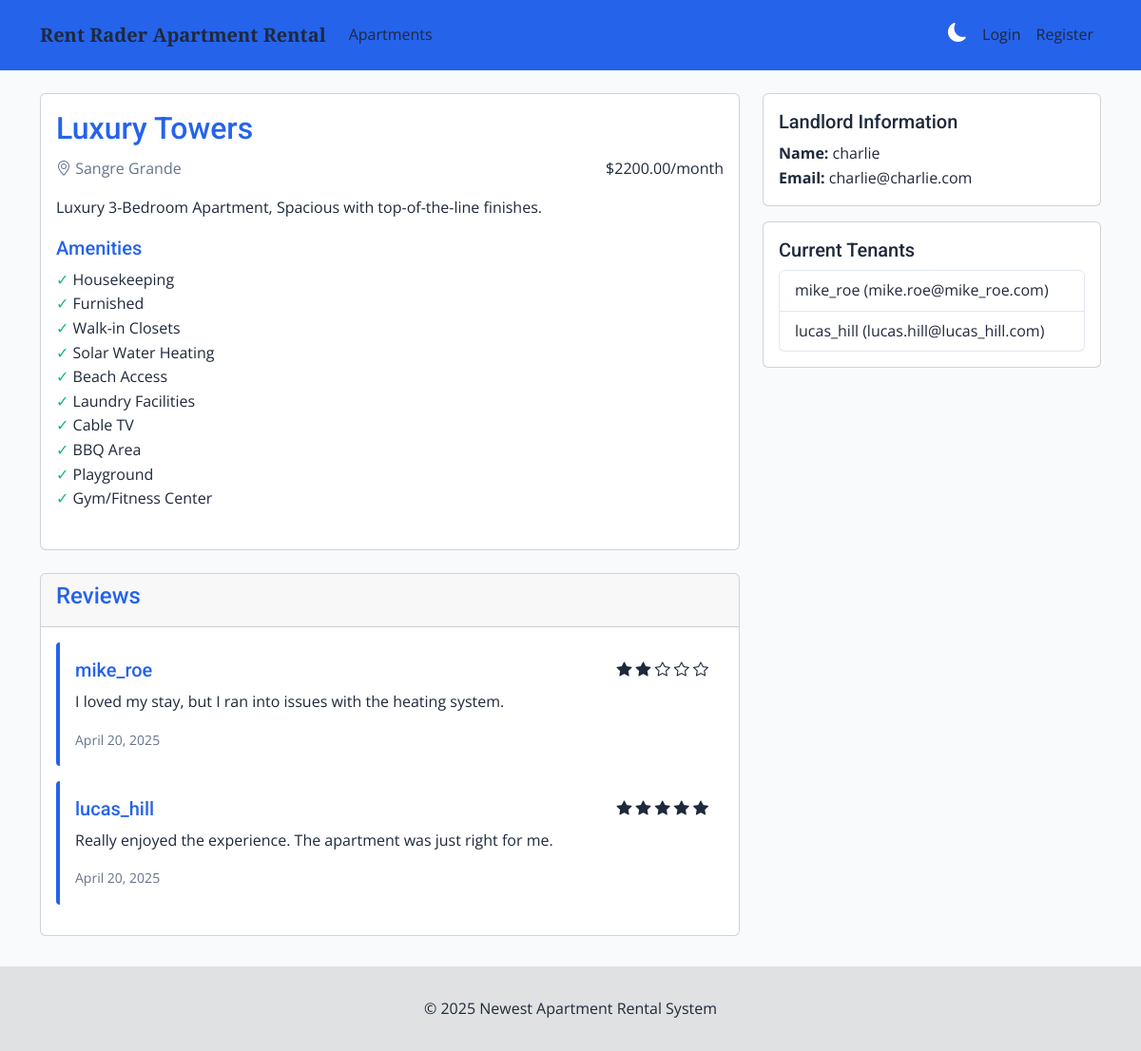
Screenshot of /apartments/4 with the database file from the repository.
### App/models/apartment.py (models this page shows, shortened)
class Apartment(db.Model):
    id = db.Column(db.Integer, primary_key=True)
    title = db.Column(db.String(150), nullable=False)
    description = db.Column(db.Text, nullable=False)
    location = db.Column(db.String(200), nullable=False)
    price = db.Column(db.Float, nullable=False)
    landlord_id = db.Column(db.Integer, db.ForeignKey('landlord.id'), nullable=False)  # Changed from 'user.id' to 'landlord.id'
    landlord = db.relationship('Landlord', back_populates='apartments_owned')  # Changed from 'User' to 'Landlord'
    amenities = db.Column(db.PickleType, nullable=False, default=list)
    lease_code = db.Column(db.String(32), unique=True, nullable=False)
    tenants = db.relationship('Tenant', back_populates='apartment')
    reviews = db.relationship('Review', back_populates='apartment', lazy=True, cascade="all, delete-orphan")

### App/models/review.py (models this page shows, shortened)
class Review(db.Model):
    id = db.Column(db.Integer, primary_key=True)
    comment = db.Column(db.Text, nullable=False)
    rating = db.Column(db.Integer, nullable=False)
    tenant_id = db.Column(db.Integer, db.ForeignKey('tenant.id'), nullable=False)  # Reference to Tenant
    tenant = db.relationship('Tenant', back_populates='reviews')  # Define reverse relationship
    apartment_id = db.Column(db.Integer, db.ForeignKey('apartment.id'), nullable=False)  # Reference to Apartment
    apartment = db.relationship('Apartment', back_populates='reviews')  # Define reverse relationship
    created_at = db.Column(db.DateTime, default=datetime.utcnow)  # Automatically set the current time when a review is created

### App/models/tenant.py (models this page shows, shortened)
class Tenant(db.Model):
    id = db.Column(db.Integer, primary_key=True)
    username = db.Column(db.String(100), nullable=False, unique=True)
    email = db.Column(db.String(120), nullable=False, unique=True)
    password_hash = db.Column(db.String(255), nullable=False)
    apartment_id = db.Column(db.Integer, db.ForeignKey('apartment.id'), nullable=False)  # Reference to Apartment
    apartment = db.relationship('Apartment', back_populates='tenants')  # Define reverse relationship
    reviews = db.relationship('Review', back_populates='tenant', lazy=True, cascade="all, delete-orphan")

### App/models/landlord.py (models this page shows, shortened)
class Landlord(db.Model):
    id = db.Column(db.Integer, primary_key=True)
    username = db.Column(db.String(100), unique=True, nullable=False)
    email = db.Column(db.String(120), unique=True, nullable=False)
    password_hash = db.Column(db.String(255), nullable=False)
    apartments_owned = db.relationship('Apartment', back_populates='landlord', cascade="all, delete-orphan")

### App/main.py (the view)
    @app.route('/apartments/<int:apartment_id>')
    @jwt_required(optional=True)
    def apartment_detail(apartment_id):
        apartment = Apartment.query.get_or_404(apartment_id)
        reviews = Review.query.filter_by(apartment_id=apartment_id).all()
        tenants = Tenant.query.filter_by(apartment_id=apartment_id).all()
        current_user = get_jwt_identity()
        has_reviewed = False
        can_review = False
        if current_user and current_user.get('role') == 'tenant':
            tenant = Tenant.query.get(current_user.get('id'))
            if tenant and tenant.apartment_id == apartment_id:
                can_review = True
                has_reviewed = Review.query.filter_by(tenant_id=tenant.id, apartment_id=apartment_id).first() is not None
        return render_template('apartment_detail.html',
                            apartment=apartment,
                            reviews=reviews,
                            tenants=tenants,
                            has_reviewed=has_reviewed,
                            can_review=can_review,
                            current_user=current_user)

### App/templates/apartment_detail.html (shortened to what this page needs)
{% extends "base.html" %}
{% block content %}
<div class="row">
    <div class="col-md-8">
        <div class="card mb-4">
            <div class="card-body">
                <h2>{{ apartment.title }}</h2>
                <p class="text-muted">
                    <i class="bi bi-geo-alt"></i> {{ apartment.location }}
                    <span class="float-end">${{ "%.2f"|format(apartment.price) }}/month</span>
                </p>
                <p>{{ apartment.description }}</p>
                <div class="mb-4">
                    <h5>Amenities</h5>
                    <ul class="amenities-list">
                        {% for amenity in apartment.amenities %}
                            <li>{{ amenity }}</li>
                        {% endfor %}
                    </ul>
                </div>
            </div>
        </div>
        <div class="card">
            <div class="card-header">
                <h4>Reviews</h4>
            </div>
            <div class="card-body">
                {% if reviews %}
                    {% for review in reviews %}
                        <div class="review-card p-3 mb-3">
                            <div class="d-flex justify-content-between">
                                <h5>{{ review.tenant.username }}</h5>
                                <div class="star-rating">
                                    {% for i in range(review.rating) %}
                                        <i class="bi bi-star-fill"></i>
                                    {% endfor %}
                                    {% for i in range(5 - review.rating) %}
                                        <i class="bi bi-star"></i>
                                    {% endfor %}
                                </div>
                            </div>
                            <p>{{ review.comment }}</p>
                            <small class="text-muted">
                                {{ review.created_at.strftime('%B %d, %Y') }}
                            </small>
                        </div>
                    {% endfor %}
                {% else %}
                    <p>No reviews yet.</p>
                {% endif %}
            </div>
        </div>
    </div>
    <div class="col-md-4">
        <div class="card">
            <div class="card-body">
                <h5 class="card-title">Landlord Information</h5>
                <p class="card-text">
                    <strong>Name:</strong> {{ apartment.landlord.username }}<br>
                    <strong>Email:</strong> {{ apartment.landlord.email }}
                </p>
            </div>
        </div>
        <div class="card mt-3">
            <div class="card-body">
                <h5 class="card-title">Current Tenants</h5>
                {% if tenants %}
                    <ul class="list-group">
                        {% for tenant in tenants %}
                            <li class="list-group-item">
                                {{ tenant.username }} ({{ tenant.email }})
                            </li>
                        {% endfor %}
                    </ul>
                {% else %}
                    <p>No current tenants.</p>
                {% endif %}
            </div>
        </div>
    </div>
</div>
{% endblock %}

### App/templates/base.html (style rules this page uses)
:root { --primary-color-1: #2563eb; --primary-color-2: #1d4ed8; --primary-bg-color-1: #f8fafc; --primary-bg-color-2: #e2e8f0; --secondary-color-1: #10b981; --secondary-color-2: #059669; --accent-color: #f59e0b; --danger-color: #ef4444; --text-color: #1e293b; --text-muted: #64748b; --card-bg: #ffffff; --card-shadow: 0 4px 6px -1px rgba(0, 0, 0, 0.1), 0 2px 4px -1px rgba(0, 0, 0, 0.06); --heading-font: 'Roboto', sans-serif; --subheading-font: 'Open Sans', sans-serif; --title-font: 'Playfair Display', serif; --radius-sm: 0.25rem; --radius-md: 0.5rem; --radius-lg: 0.75rem; --transition-all: all 0.3s ease; }
html, body { margin: 0; padding: 0; min-height: 100vh; background-color: var(--primary-bg-color-1); color: var(--text-color); font-family: var(--subheading-font); line-height: 1.6; transition: var(--transition-all); }
h1, h2, h3, h4, h5, h6 { font-family: var(--heading-font); color: var(--primary-color-1); margin-top: 0; line-height: 1.3; }
.amenities-list { list-style-type: none; padding-left: 0; }
.amenities-list li:before { content: "✓ "; color: var(--secondary-color-1); }
.star-rating { color: var(--accent-color); }
.review-card { margin-bottom: 20px; border-left: 4px solid var(--primary-color-1); background-color: var(--card-bg); padding: 1rem; border-radius: var(--radius-sm); }
.text-muted { color: var(--text-muted) !important; }
.list-group-item { background-color: var(--card-bg); color: var(--text-color); border-color: var(--primary-bg-color-2); }
body, p, span, div, a:not(.btn), li, td, th, label, .nav-link, .list-group-item { color: var(--text-color) !important; }

### rows the page displays
Apartment: title "Luxury Towers", location "Sangre Grande", price "2200.00", description "Luxury 3-Bedroom Apartment, Spacious with top-of-the-line finishes."
Review: tenant.username "mike_roe", rating 2 (drawn), comment "I loved my stay, but I ran into issues with the heating system.", created_at "April 20, 2025"
Review: tenant.username "lucas_hill", rating 5 (drawn), comment "Really enjoyed the experience. The apartment was just right for me.", created_at "April 20, 2025"
Landlord: landlord.username "charlie", landlord.email "charlie@charlie.com"
Tenant: username "mike_roe", email "mike.roe@mike_roe.com"
Tenant: username "lucas_hill", email "lucas.hill@lucas_hill.com"

### other values shown
{{ amenity }} "Housekeeping" "Furnished" "Walk-in Closets" "Solar Water Heating" "Beach Access" "Laundry Facilities" "Cable TV" "BBQ Area" "Playground" "Gym/Fitness Center"
